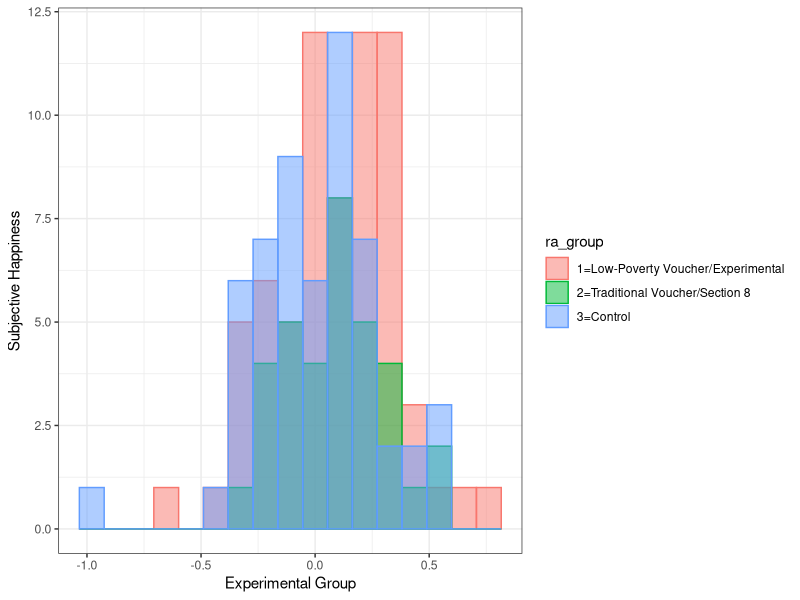
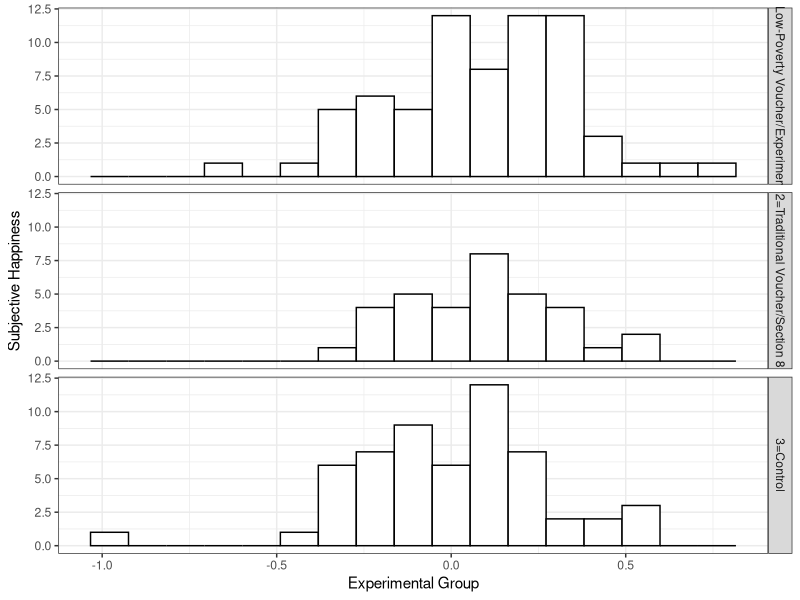
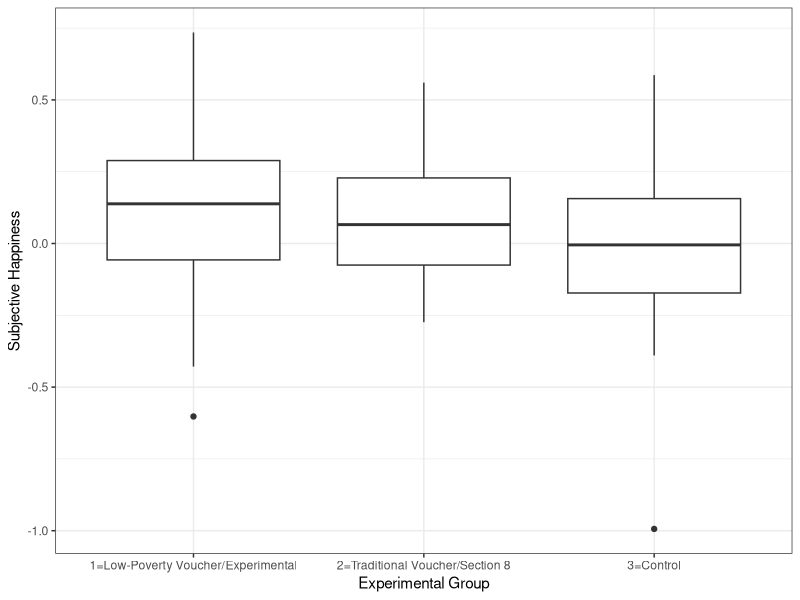
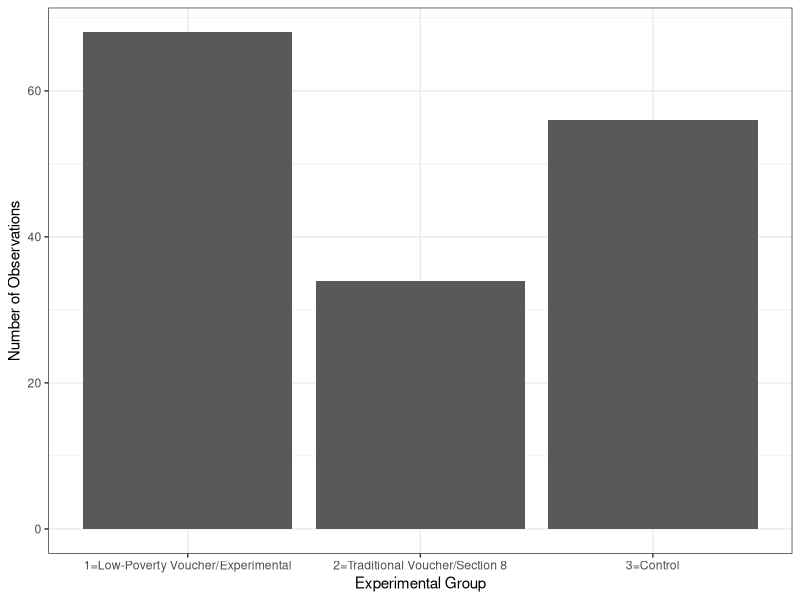
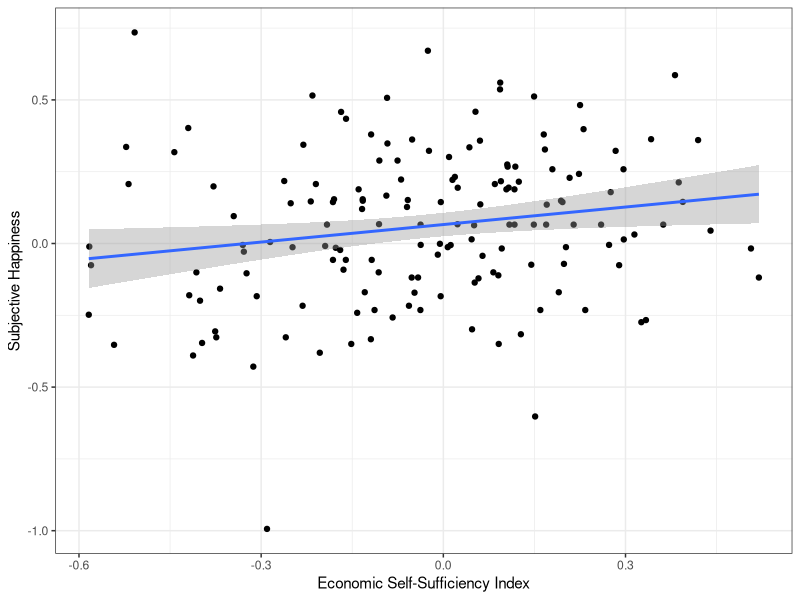
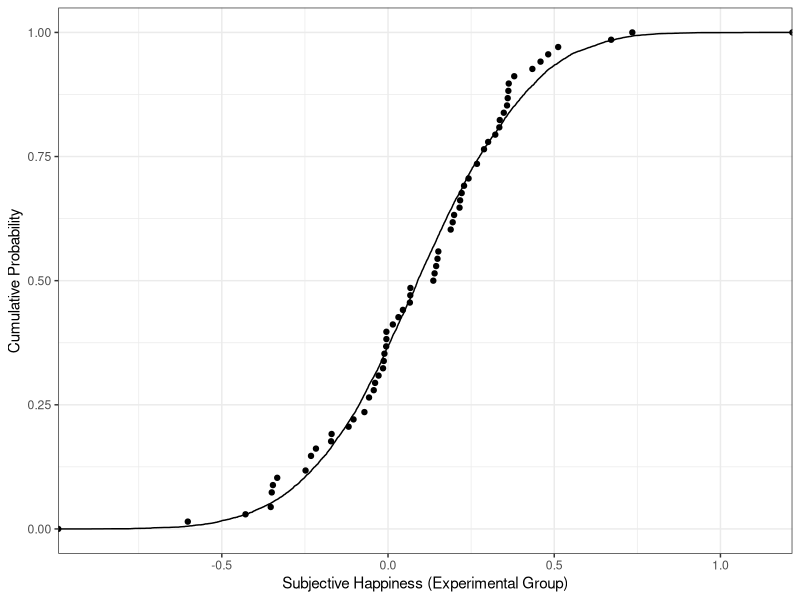

Write the R code that produced these figures, in order. (Note: this script raises an error after producing the figures.)
## ---- chunk 1


# LIBRARIES
# install.packages() if needed

library(tidyverse) # always
library(haven) # for read_dta
library(car) # for qqPlot
library(Hmisc) # for rcorr
## ---- chunk 2
# using results ='hide' makes it so that this doesn't have an output
# when you knit to pdf

# IMPORT DATA
mto_data <- read_dta("Data/mto_sci_puf_cells_20130206.dta") 
mto_data

# CLEAN
str(mto_data$ra_group)
mto_data$ra_group <- as_factor(mto_data$ra_group)
# ra_group needs to be a factor so that R 
# understands it's a categorical variable

# SUMMARY STATS
#summary(mto_data)
#names(mto_data) # names of all the variables in order
#objects(mto_data) # names in alphabetical order
## ---- chunk 3
# histogram showing how subjective happiness changes 
# depending on the experimental group

# identify the appropriate bin size
bw <- density(mto_data$mn_happy_scale123_z_ad, 
              kernel = "gaussian", 
              bw = "ucv")$bw

# plot histograms on top of each other
ggplot(mto_data, aes(x = mn_happy_scale123_z_ad, 
                     color = ra_group, 
                     fill=ra_group)) +
  geom_histogram(position="identity", 
                 binwidth = bw, 
                 alpha=0.5) + 
  theme_bw() +
  xlab("Experimental Group") + ylab("Subjective Happiness")
## ---- chunk 4
# use facets to plot the histograms separately
ggplot(mto_data, aes(x=mn_happy_scale123_z_ad)) +
  geom_histogram(color="black", 
                 fill="white", 
                 binwidth = bw) +
  facet_grid(ra_group ~ .) + 
  theme_bw() +
  xlab("Experimental Group") + ylab("Subjective Happiness")
## ---- chunk 5
# boxplot
ggplot(mto_data, aes(x = ra_group, y = mn_happy_scale123_z_ad)) +
  geom_boxplot() + 
  theme_bw() +
  xlab("Experimental Group") + ylab("Subjective Happiness")
## ---- chunk 6
ggplot(mto_data, aes(x = ra_group)) +
  geom_bar() + 
  theme_bw() +
  xlab("Experimental Group") + ylab("Number of Observations")
## ---- chunk 7
# scatter plot with regression line
ggplot(mto_data, aes(x = mn_f_ec_idx_z_ad, y = mn_happy_scale123_z_ad)) +
  geom_point() + 
  geom_smooth(method='lm') + 
  theme_bw() +
  xlab("Economic Self-Sufficiency Index") + ylab("Subjective Happiness")
## ---- chunk 8
# plot cumulative distribution
# compare data to Normal distribution

distribution_info <- mto_data %>%
  group_by(ra_group) %>%
  summarise(mean = mean(mn_happy_scale123_z_ad),
            sd = sd(mn_happy_scale123_z_ad))

set.seed(1) # Set seed for the random number generator, to reproduce results 
n.experimental <- as_tibble(rnorm(10000, 
                                  distribution_info$mean[1], 
                                  distribution_info$sd[1]))
n.section8 <- rnorm(10000, 
                    distribution_info$mean[2], 
                    distribution_info$sd[2])
n.control <- rnorm(10000, 
                   distribution_info$mean[3], 
                   distribution_info$sd[3])

# just plot experimental group data for now
mto_data %>%
  filter(ra_group == "1=Low-Poverty Voucher/Experimental") %>%
ggplot(aes(x = mn_happy_scale123_z_ad)) + 
  stat_ecdf(geom = "point") + 
  theme_bw() +
  xlab("Subjective Happiness (Experimental Group)") + ylab("Cumulative Probability") +
  stat_ecdf(aes(value), n.experimental)
## ---- chunk 9
mto_reg <- lm(mn_happy_scale123_z_ad ~ mn_f_ec_idx_z_ad, data = mto_data)
summary(mto_reg)

# q-q plot
qqPlot(mto_reg)
## ---- chunk 10
# cross validation

complex <- c() # Create an empty vector 
simple <- c()
set.seed(11)

for(i in 1:10){  # Loop i from 1 to 100
  train <- sample(mto_data$cell_id, 
                  2*length(mto_data$cell_id)/3, 
                  replace = FALSE)
  test <- mto_data$cell_id[ - train] 
  train1 <- lm(mn_happy_scale123_z_ad ~ mn_f_ec_idx_z_ad,
               data = mto_data[mto_data$cell_id %in% train, ]) 
  train2 <- lm(mn_happy_scale123_z_ad ~ 1,
               data = mto_data[mto_data$cell_id %in% train, ])
  test1 <- (mto_data$mn_happy_scale123_z_ad[mto_data$cell_id %in% test] -
              predict(train1, mto_data[mto_data$cell_id %in% test, ]))^2
  test2 <- (mto_data$mn_happy_scale123_z_ad[mto_data$cell_id %in% test] -
              predict(train2,mto_data[mto_data$cell_id %in% test, ]))^2
  rMSEtest1 <- sqrt(sum(test1)/length(test1)) 
  rMSEtest2 <- sqrt(sum(test2)/length(test2))
  # Append the rMSE from this iteration to vectors 
  complex <- append(complex, rMSEtest1)
  simple <- append(simple, rMSEtest2)
}

summary(complex)
summary(simple)
## ---- chunk 11
# correlation
rcorr(as.matrix(mto_data[,c("mn_happy_scale123_z_ad", "mn_f_ec_idx_z_ad")]))

# hypothesis testing

# t.test
experimental <- mto_data %>%
  filter(ra_group == "1=Low-Poverty Voucher/Experimental")
control <- mto_data %>%
  filter(ra_group == "3=Control")
t.test(experimental$mn_happy_scale123_z_ad, 
       control$mn_happy_scale123_z_ad)

# regression
mto_group_lm <- lm(mn_happy_scale123_z_ad ~ ra_group, 
                    data = mto_data)
summary(mto_group_lm)

# ANOVA
mto_group_aov <- aov(mn_happy_scale123_z_ad ~ ra_group, 
                    data = mto_data) 
summary(mto_group_aov)
# post hoc test
TukeyHSD(mto_group_aov, which = 'ra_group')
## ---- chunk 12
# resampling with bootstrap

# jacknife residuals plot
ggplot(mto_data, aes(x = fitted(mto_reg), y = rstudent(mto_reg))) +
  geom_point() + 
  geom_hline(yintercept = 0)
